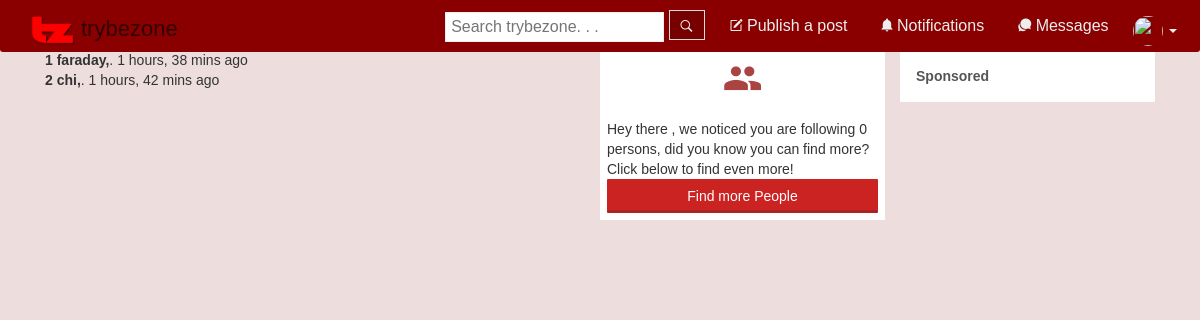
The app's page /data.php with its own data.
### tables this page shows
CREATE TABLE `lastseen` (
  `id` int(11) NOT NULL,
  `username` varchar(30) DEFAULT NULL,
  `lastseen` varchar(100) DEFAULT NULL,
  `where` varchar(100) DEFAULT NULL
);

### includes/functions.inc (called while the page is built, shortened)
<?php
	function past($time)
	{
		$timediff = time()-$time;
		$months = intval($timediff/2592000);
		$remain= $timediff%2592000;
		$weeks = intval($remain/604800);
		$remain= $remain%604800;
		$days = intval($remain/86400);
		$remain= $remain%86400;
		$hours = intval($remain/3600);
		$remain = $remain % 3600;
		$mins = intval($remain/60);
		$secs = $remain%60;
		if($secs>=0)
		{
			$ec = $secs."seconds ago";
		}
		if($mins>=0)
		{
			$ec = $mins." mins ".$secs."seconds ago";
		}
		if($hours>0)
		{
			$ec = $hours." hours, ".$mins." mins ago";
		}
			return $ec;
	}
?>

### data.php (the view, shortened to what this page needs)
<?php
	include('includes/functions.inc');
	include('includes/header.inc');
	include('includes/primary_nav.inc');
?>
<div class="container">
<div class="col-sm-6">
<?php
	$sql = "SELECT * FROM lastseen  ORDER BY lastseen DESC";
	$count = 0;
	foreach ($connection->query($sql) as $k) {
		$count++;
		$tym = $k['lastseen'];
		echo "<b>$count $k[username],</b>. ".past($tym)."<br />";
	}
?>
</div>
<div class="col-sm-3" style="padding:7px;background:#fff;"><?php include 'includes/call_to_action.php'; ?></div>
<div class="col-sm-3"><div class='panel'><div class="panel-body"><b>Sponsored</b></div></div></div>
</div>
<?php
	require 'includes/footer.inc';
?>

### css/styles.css (style rules this page uses)
html,body { height: 100%; font-family: "Droid Sans Mono", arial; }
.btn,.form-control,.alert,.progress,.panel,.list-group,.well,.list-group-item:first-child { border-radius:1px;box-shadow:0 0 0; }
h3,h4,h5,.panel { color:#555555; }
*, *:after, *:before { -webkit-box-sizing: border-box; -moz-box-sizing: border-box; box-sizing: border-box; padding: 0; margin: 0; }

### includes/header.inc (style rules this page uses)
* { font-family: "lucida grande",tahoma,verdana,arial,sans-serif; }

### records on screen
lastseen: username "faraday", lastseen "1 hours, 38 mins ago"
lastseen: username "chi", lastseen "1 hours, 42 mins ago"

### other values on screen
SITE_NAME "trybezone"
$following "0"
